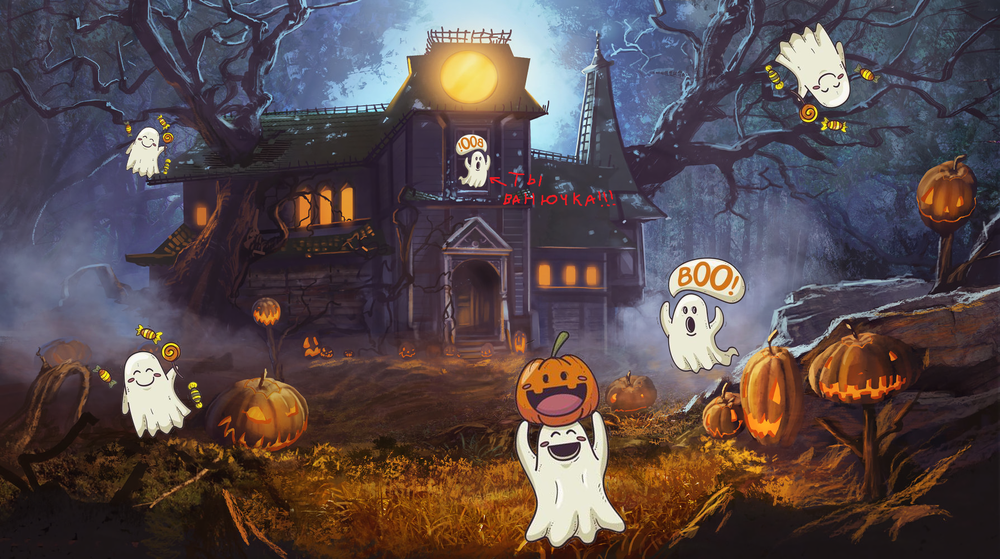
#> input picture Lesson_7/lab72.png, 1000 x 559 px, shrunk from 1920 x 1073 before the run
$ python main.py
#> lines starting #> are read from the running program, lines starting #| are printed output that depends on the picture; after the words box and inside, x2 and y2 are one past the last pixel; in counts of white or black regions, pixels touching at a corner belong together
import numpy as np
import cv2
from matplotlib import pyplot as plt

def fill_rectangle(r, img):
    '''

    paints contour "r" in black on img

    :param r: np.ndarray
    :param img: Image
    :return:
    img : Image
    '''
    contours = [np.array(r, dtype=np.int32)]
    cv2.drawContours(img, contours, -1, (0, 0, 0), cv2.FILLED)
    return img


def detect_images(result_img, main_img, img_1):

    # для обнаружения ключевых точек будем использовать алгоритм SIFT
    sift = cv2.SIFT_create()

    # применяем оттенок серого для ускорения работы SIFT посредством сжимания 3 канала в 1-черно-белый
    # без потерь возможности детектирования ключевых точек
    main_gray = cv2.cvtColor(main_img, cv2.COLOR_BGR2GRAY)
    gray_1 = cv2.cvtColor(img_1, cv2.COLOR_BGR2GRAY)

    # нахождение ключевых точек на изображении и их дескрипторов-уникальной "карты"
    # градиентов контраста в радиусе данных точек
    keypoints_main, descriptors_main = sift.detectAndCompute(main_gray, None)
    keypoints_1, descriptors_1 = sift.detectAndCompute(gray_1, None)

    # result = img_1.copy()
    # result = cv2.drawKeypoints(img_1, keypoints_1, result)

    # Затем нам необходимо сопоставить(вычислить расстояние) дискрипторы изображения призраков с дискрипторами основного
    # в этом поможет BFMatcher, который осуществляетпоиск наиболее похожего дескриптора на разных изображениях
    bf = cv2.BFMatcher(cv2.NORM_L2, crossCheck=True)

    matches = bf.match(descriptors_1, descriptors_main)
    matches = sorted(matches, key = lambda x:x.distance)

    rect = []
    src_pts = np.float32([keypoints_1[m.queryIdx].pt for m in matches]).reshape(-1, 1, 2)
    dst_pts = np.float32([keypoints_main[m.trainIdx].pt for m in matches]).reshape(-1, 1, 2)

    M, _ = cv2.findHomography(src_pts, dst_pts, cv2.RANSAC, 5.0)

    h, w, _ = img_1.shape
    pts = np.float32([[0, 0], [0, h-1], [w-1, h-1], [w-1, 0]]).reshape(-1, 1, 2)
    dst = cv2.perspectiveTransform(pts, M)
    #
    for i in range(4):
        rect.append([int(dst[i][0][0]), int(dst[i][0][1])])

    main_img = cv2.polylines(main_img, [np.int32(dst)], True, 255, 3, cv2.LINE_AA)
    result_img = cv2.polylines(result_img, [np.int32(dst)], True, 255, 3, cv2.LINE_AA)

    return result_img, fill_rectangle(rect, main_img)
    # img_out = cv2.drawMatches(img_1, keypoints_1, main_img, keypoints_main, matches[:20], None, flags=2)

if __name__ == '__main__':
    # считываем изображения в массив изображения
    main_img = cv2.imread('lab72.png')
#> main_img is the input picture: shape (559, 1000, 3); mean B, G, R 76, 74.3, 87.5
    img_1 = cv2.imread('scary_ghost.png')
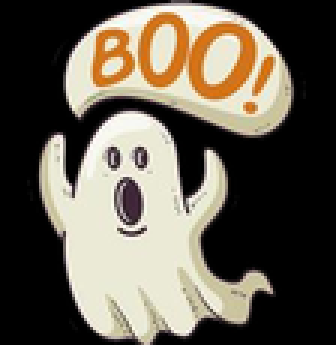
#> input picture Lesson_7/scary_ghost.png, 112 x 115 px, shrunk from 215 x 221 before the run (shown 3 times larger)
#> img_1 is the input picture: shape (115, 112, 3); mean B, G, R 80.9, 93.7, 100.8
    img_2 = cv2.imread('pampkin_ghost.png')
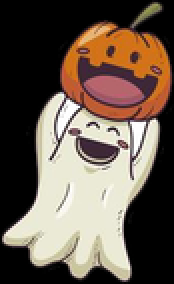
#> input picture Lesson_7/pampkin_ghost.png, 87 x 142 px, shrunk from 167 x 272 before the run (shown 2 times larger)
#> img_2 is the input picture: shape (142, 87, 3); mean B, G, R 78, 90.7, 105.1
    img_3 = cv2.imread('candy_ghost.png')
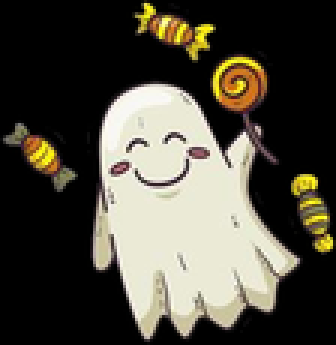
#> input picture Lesson_7/candy_ghost.png, 112 x 115 px, shrunk from 215 x 221 before the run (shown 3 times larger)
#> img_3 is the input picture: shape (115, 112, 3); mean B, G, R 63.1, 74.4, 77.9

    result_img = main_img.copy()

    result_img, main_img= detect_images(result_img, main_img, img_1)
#> in detect_images, `keypoints_main, descriptors_main = sift.detectAndCompute(main_gray, No..`: keypoints_main = 2891 keypoints; strongest (x, y, size): (153, 401, 40.6), (478, 165, 3.1), (691, 324, 7.1), (815, 63, 42)
#> in detect_images, `keypoints_1, descriptors_1 = sift.detectAndCompute(gray_1, None)`: keypoints_1 = 66 keypoints; strongest (x, y, size): (63, 59, 5.9), (70, 53, 4), (18, 49, 5.1), (24, 57, 4.1)
#> in detect_images, `matches = bf.match(descriptors_1, descriptors_main)`: matches = 58 matches
#> in detect_images, `src_pts = np.float32([keypoints_1[m.queryIdx].pt for m in matches]).re..`: src_pts = 58 rows, first 8: [44.09, 15.64], [53.56, 103.8], [37.53, 17.5], [83.23, 35.56], [36.86, 14.29], [39.94, 16.74], [42.46, 55.79], [85.31, 29.82]
#> in detect_images, `dst_pts = np.float32([keypoints_main[m.trainIdx].pt for m in matches])..`: dst_pts = 58 rows, first 8: [691.5, 273], [701, 361.3], [685, 274.8], [730.6, 293], [684.3, 271.6], [687.4, 274.1], [689.8, 313.3], [732.6, 287.4]
#> in detect_images, `M, _ = cv2.findHomography(src_pts, dst_pts, cv2.RANSAC, 5.0)`: M = [[1.07, -0.0216, 647.1], [0.0343, 0.995, 256.8], [9.57e-05, -3.55e-05, 1]]
#> in detect_images, `dst = cv2.perspectiveTransform(pts, M)`: dst = [[647.1, 256.8], [647.2, 371.8], [758.6, 371.6], [758, 257.9]]
#> after the loop in detect_images, `for i in range(4):`: rect = [[647, 256], [647, 371], [758, 371], [758, 257]]
#> in detect_images, `main_img = cv2.polylines(main_img, [np.int32(dst)], True, 255, 3, cv2...`:
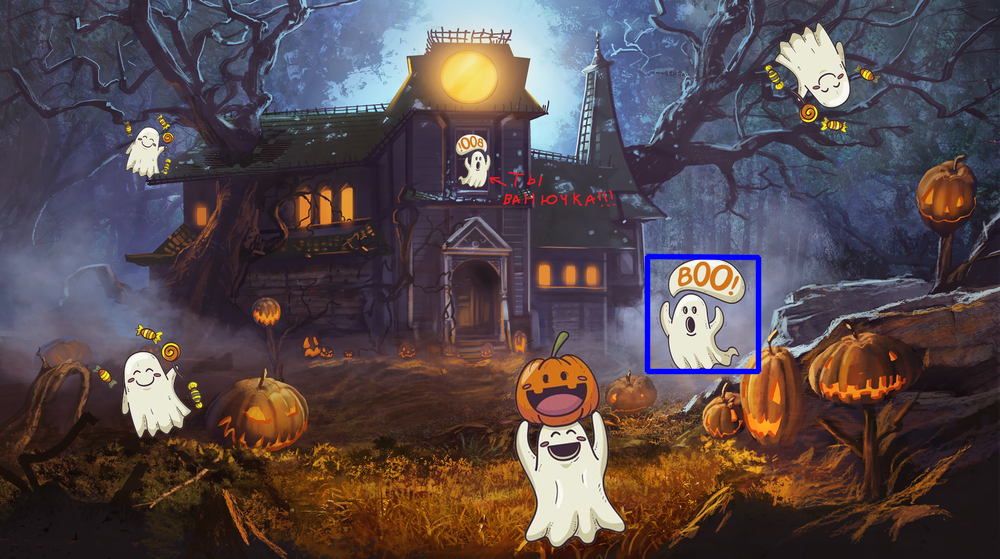
#> main_img: shape (559, 1000, 3); 0.56% of pixels changed, all inside (x1, y1, x2, y2) = (644, 253, 762, 375)
#> in fill_rectangle, `contours = [np.array(r, dtype=np.int32)]`: contours = [[[647, 256], [647, 371], [758, 371], [758, 257]]]
    result_img, main_img= detect_images(result_img, main_img, img_1)
#> in detect_images (call 2), `keypoints_main, descriptors_main = sift.detectAndCompute(main_gray, No..`: keypoints_main = 2857 keypoints; strongest (x, y, size): (153, 401, 40.6), (478, 165, 3.1), (815, 63, 42), (469, 162, 2.5)
#> in detect_images (call 2), `matches = bf.match(descriptors_1, descriptors_main)`: matches = 56 matches
#> in detect_images (call 2), `src_pts = np.float32([keypoints_1[m.queryIdx].pt for m in matches]).re..`: src_pts = 56 rows, first 8: [17.64, 81.39], [88.11, 15.37], [61, 108.8], [77.26, 100.3], [33.41, 107.6], [50.73, 104.4], [54.18, 16.2], [53.19, 20.58]
#> in detect_images (call 2), `dst_pts = np.float32([keypoints_main[m.trainIdx].pt for m in matches])..`: dst_pts = 56 rows, first 8: [332.2, 210.9], [477.5, 136.9], [587.1, 534.5], [533.7, 532], [686.2, 167.6], [790.5, 44.68], [465.8, 144.2], [466.2, 145.3]
#> in detect_images (call 2), `main_img = cv2.polylines(main_img, [np.int32(dst)], True, 255, 3, cv2...`: main_img: shape (559, 1000, 3); mean B, G, R 72.5, 70.3, 83.2
#> in detect_images (call 2), `result_img = cv2.polylines(result_img, [np.int32(dst)], True, 255, 3, ..`: result_img: shape (559, 1000, 3); 0.05% of pixels changed, all inside (x1, y1, x2, y2) = (449, 132, 478, 149)
#> in fill_rectangle (call 2), `cv2.drawContours(img, contours, -1, (0, 0, 0), cv2.FILLED)`: img: shape (559, 1000, 3); mean B, G, R 72.5, 70.3, 83.2
    result_img, main_img= detect_images(result_img, main_img, img_2)
#> in detect_images (call 3), `keypoints_main, descriptors_main = sift.detectAndCompute(main_gray, No..`: keypoints_main = 2857 keypoints; strongest (x, y, size): (153, 401, 40.6), (478, 165, 3.1), (815, 63, 42), (478, 137, 2.4)
#> in detect_images (call 3), `keypoints_1, descriptors_1 = sift.detectAndCompute(gray_1, None)`: keypoints_1 = 73 keypoints; strongest (x, y, size): (7, 118, 6.6), (48, 76, 9.2), (77, 62, 3.3), (29, 48, 3.2)
#> in detect_images (call 3), `matches = bf.match(descriptors_1, descriptors_main)`: matches = 61 matches
#> in detect_images (call 3), `src_pts = np.float32([keypoints_1[m.queryIdx].pt for m in matches]).re..`: src_pts = 61 rows, first 8: [19.56, 116.9], [47.45, 30.8], [47.45, 30.8], [53.08, 54.85], [53.5, 34.59], [37.45, 38.31], [63.36, 32.03], [19.96, 128]
#> in detect_images (call 3), `dst_pts = np.float32([keypoints_main[m.trainIdx].pt for m in matches])..`: dst_pts = 61 rows, first 8: [550.1, 524.2], [538, 390], [538, 390], [559.9, 420], [548.2, 392.1], [529, 406.5], [560.7, 382.7], [557.3, 538.5]
#> in detect_images (call 3), `main_img = cv2.polylines(main_img, [np.int32(dst)], True, 255, 3, cv2...`: main_img: shape (559, 1000, 3); mean B, G, R 73.8, 69.9, 82.6
#> in detect_images (call 3), `result_img = cv2.polylines(result_img, [np.int32(dst)], True, 255, 3, ..`: result_img: shape (559, 1000, 3); mean B, G, R 77.8, 73.3, 86.2
#> in fill_rectangle (call 3), `cv2.drawContours(img, contours, -1, (0, 0, 0), cv2.FILLED)`: img: shape (559, 1000, 3); mean B, G, R 68.6, 64.5, 75.9
    result_img, main_img= detect_images(result_img, main_img, img_3)
#> in detect_images (call 4), `keypoints_main, descriptors_main = sift.detectAndCompute(main_gray, No..`: keypoints_main = 2667 keypoints; strongest (x, y, size): (153, 401, 40.6), (478, 165, 3.1), (815, 63, 42), (478, 137, 2.4)
#> in detect_images (call 4), `keypoints_1, descriptors_1 = sift.detectAndCompute(gray_1, None)`: keypoints_1 = 78 keypoints; strongest (x, y, size): (57, 66, 38.9), (69, 9, 2.4), (102, 60, 4.5), (50, 3, 2.4)
#> in detect_images (call 4), `matches = bf.match(descriptors_1, descriptors_main)`: matches = 71 matches
#> in detect_images (call 4), `src_pts = np.float32([keypoints_1[m.queryIdx].pt for m in matches]).re..`: src_pts = 71 rows, first 8: [51.44, 45.76], [66.27, 100.2], [51.44, 45.76], [95.21, 95.2], [88.64, 100.8], [94.62, 86.83], [61.32, 109.6], [67.85, 108.2]
#> in detect_images (call 4), `dst_pts = np.float32([keypoints_main[m.trainIdx].pt for m in matches])..`: dst_pts = 71 rows, first 8: [142.6, 370], [804.1, 39.34], [142.6, 370], [186.2, 419.3], [179.7, 424.7], [185.5, 410.9], [152.5, 433.8], [159, 432.1]
#> in detect_images (call 4), `main_img = cv2.polylines(main_img, [np.int32(dst)], True, 255, 3, cv2...`: main_img: shape (559, 1000, 3); mean B, G, R 69.5, 64.3, 75.5
#> in detect_images (call 4), `result_img = cv2.polylines(result_img, [np.int32(dst)], True, 255, 3, ..`: result_img: shape (559, 1000, 3); mean B, G, R 78.6, 73.1, 85.9
#> in fill_rectangle (call 4), `cv2.drawContours(img, contours, -1, (0, 0, 0), cv2.FILLED)`: img: shape (559, 1000, 3); mean B, G, R 66.6, 61.9, 72.9
    result_img, main_img= detect_images(result_img, main_img, img_3)
#> in detect_images (call 5), `keypoints_main, descriptors_main = sift.detectAndCompute(main_gray, No..`: keypoints_main = 2605 keypoints; strongest (x, y, size): (478, 165, 3.1), (815, 63, 42), (478, 137, 2.4), (469, 162, 2.5)
#> in detect_images (call 5), `matches = bf.match(descriptors_1, descriptors_main)`: matches = 66 matches
#> in detect_images (call 5), `src_pts = np.float32([keypoints_1[m.queryIdx].pt for m in matches]).re..`: src_pts = 66 rows, first 8: [66.27, 100.2], [51.44, 45.76], [51.44, 45.76], [47.99, 104.8], [95.21, 95.2], [66.91, 44.17], [59.12, 49.91], [48.39, 39.89]
#> in detect_images (call 5), `dst_pts = np.float32([keypoints_main[m.trainIdx].pt for m in matches])..`: dst_pts = 66 rows, first 8: [804.1, 39.34], [831.5, 88.85], [831.5, 88.85], [128.9, 164.2], [777.9, 51.28], [816.4, 93.48], [151.3, 141.9], [835.5, 94.78]
#> in detect_images (call 5), `main_img = cv2.polylines(main_img, [np.int32(dst)], True, 255, 3, cv2...`: main_img: shape (559, 1000, 3); mean B, G, R 67.3, 61.6, 72.6
#> in detect_images (call 5), `result_img = cv2.polylines(result_img, [np.int32(dst)], True, 255, 3, ..`: result_img: shape (559, 1000, 3); mean B, G, R 79.4, 72.7, 85.6
#> in fill_rectangle (call 5), `cv2.drawContours(img, contours, -1, (0, 0, 0), cv2.FILLED)`: img: shape (559, 1000, 3); mean B, G, R 64.2, 59.1, 70
    result_img, main_img= detect_images(result_img, main_img, img_3)
#> in detect_images (call 6), `main_gray = cv2.cvtColor(main_img, cv2.COLOR_BGR2GRAY)`:
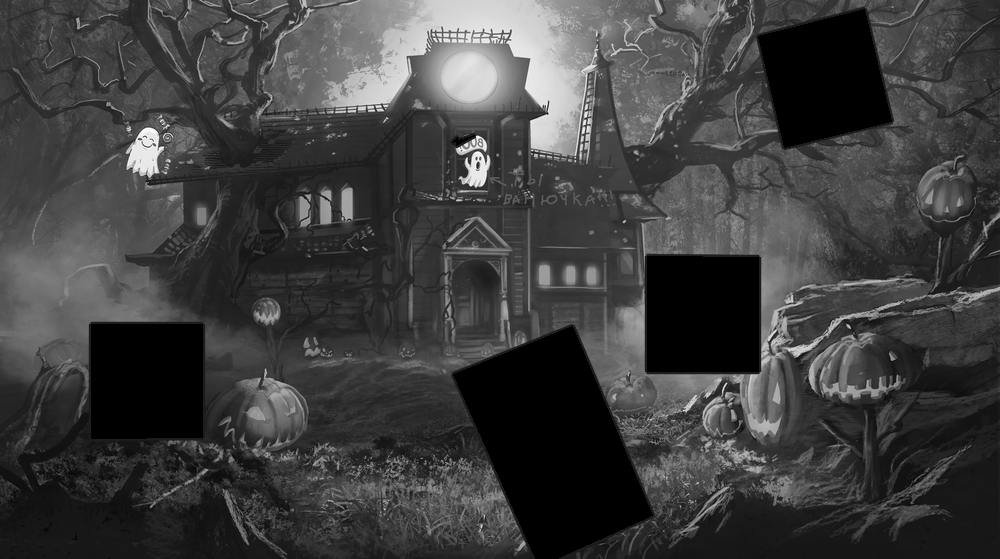
#> main_gray: shape (559, 1000); min 0, max 255, mean 62.9
#> in detect_images (call 6), `keypoints_main, descriptors_main = sift.detectAndCompute(main_gray, No..`: keypoints_main = 2486 keypoints; strongest (x, y, size): (478, 165, 3.1), (478, 137, 2.4), (469, 162, 2.5), (144, 154, 24.7)
#> in detect_images (call 6), `matches = bf.match(descriptors_1, descriptors_main)`: matches = 63 matches
#> in detect_images (call 6), `src_pts = np.float32([keypoints_1[m.queryIdx].pt for m in matches]).re..`: src_pts = 63 rows, first 8: [47.99, 104.8], [59.12, 49.91], [95.21, 95.2], [33.41, 86.9], [94.62, 86.83], [14.4, 59.54], [80.68, 48.62], [94.62, 86.83]
#> in detect_images (call 6), `dst_pts = np.float32([keypoints_main[m.trainIdx].pt for m in matches])..`: dst_pts = 63 rows, first 8: [128.9, 164.2], [151.3, 141.9], [154.1, 175.2], [127.1, 152.3], [156.6, 171], [492.4, 151.4], [161.8, 147.9], [156.6, 171]
#> in detect_images (call 6), `M, _ = cv2.findHomography(src_pts, dst_pts, cv2.RANSAC, 5.0)`: M = [[0.0179, -0.0537, 138.1], [-0.204, 0.694, 106.8], [-0.00302, 0.00174, 1]]
#> in detect_images (call 6), `dst = cv2.perspectiveTransform(pts, M)`: dst = [[138.1, 106.8], [110.2, 155.2], [155.3, 189.3], [210.8, 126.6]]
#> after the loop in detect_images (call 6), `for i in range(4):`: rect = [[138, 106], [110, 155], [155, 189], [210, 126]]
#> in detect_images (call 6), `main_img = cv2.polylines(main_img, [np.int32(dst)], True, 255, 3, cv2...`: main_img: shape (559, 1000, 3); mean B, G, R 64.6, 58.9, 69.9
#> in detect_images (call 6), `result_img = cv2.polylines(result_img, [np.int32(dst)], True, 255, 3, ..`:
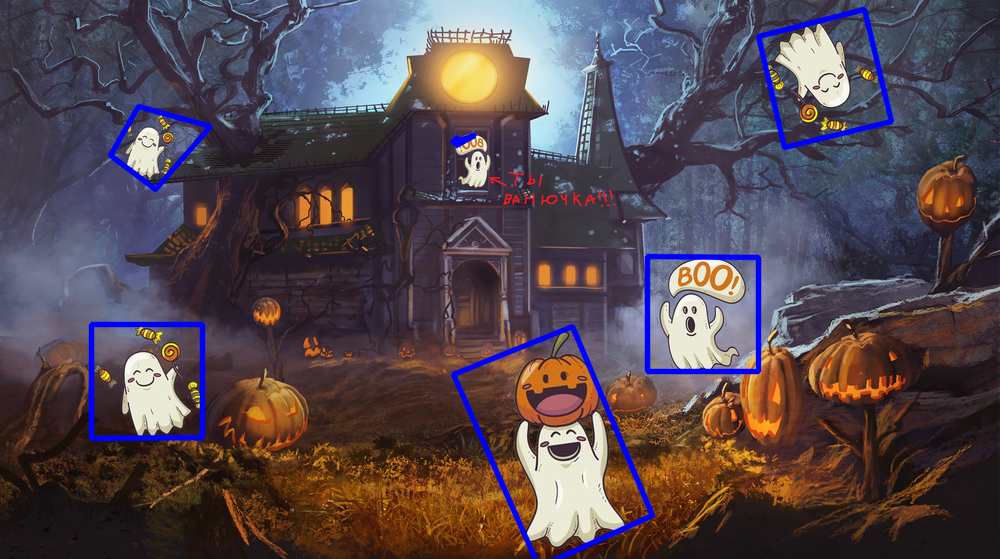
#> result_img: shape (559, 1000, 3); mean B, G, R 79.8, 72.6, 85.4
#> in fill_rectangle (call 6), `contours = [np.array(r, dtype=np.int32)]`: contours = [[[138, 106], [110, 155], [155, 189], [210, 126]]]
#> in fill_rectangle (call 6), `cv2.drawContours(img, contours, -1, (0, 0, 0), cv2.FILLED)`:
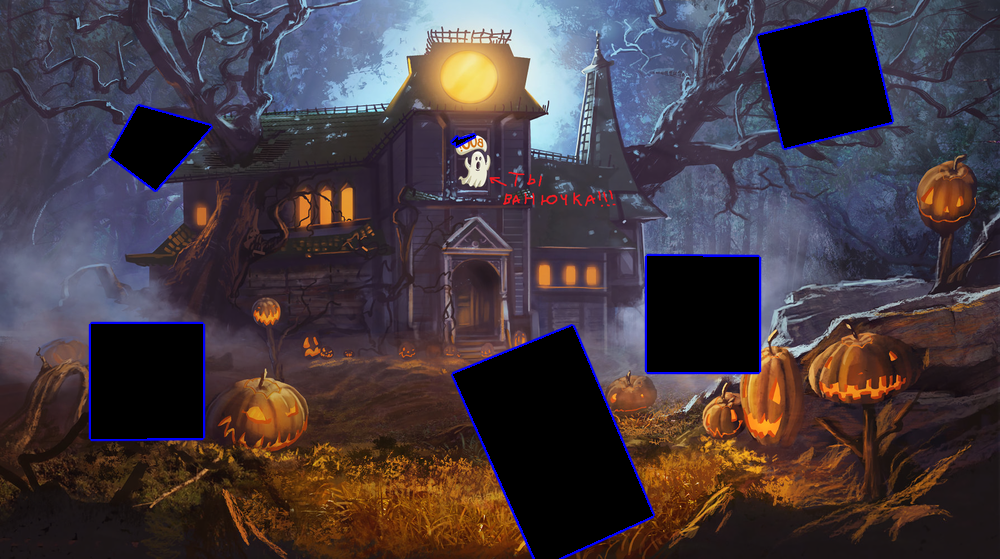
#> img: shape (559, 1000, 3); mean B, G, R 63.4, 58, 69

    cv2.imshow('scary_ghost', result_img)
    while(1):
        if cv2.waitKey(10) == 27:  # Клавиша Esc
#> (key Esc is pressed here)
            break
    cv2.destroyAllWindows()
